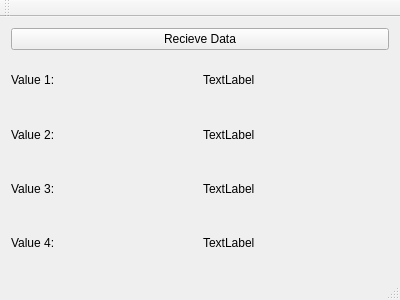
<?xml version="1.0" encoding="UTF-8"?>
<ui version="4.0">
 <class>MainWindow</class>
 <widget class="QMainWindow" name="MainWindow">
  <property name="geometry">
   <rect>
    <x>0</x>
    <y>0</y>
    <width>400</width>
    <height>300</height>
   </rect>
  </property>
  <property name="windowTitle">
   <string>Recieve Data from Serial Port</string>
  </property>
  <widget class="QWidget" name="centralWidget">
   <layout class="QVBoxLayout" name="verticalLayout">
    <item>
     <widget class="QPushButton" name="pushButton">
      <property name="text">
       <string>Recieve Data</string>
      </property>
     </widget>
    </item>
    <item>
     <layout class="QHBoxLayout" name="horizontalLayout" stretch="0,0">
      <property name="sizeConstraint">
       <enum>QLayout::SetFixedSize</enum>
      </property>
      <item>
       <widget class="QLabel" name="label_2">
        <property name="text">
         <string>&lt;html&gt;&lt;head/&gt;&lt;body&gt;&lt;p&gt;Value 1: &lt;/p&gt;&lt;/body&gt;&lt;/html&gt;</string>
        </property>
       </widget>
      </item>
      <item>
       <widget class="QLabel" name="Value1">
        <property name="text">
         <string>TextLabel</string>
        </property>
       </widget>
      </item>
     </layout>
    </item>
    <item>
     <layout class="QHBoxLayout" name="horizontalLayout_2">
      <item>
       <widget class="QLabel" name="label_5">
        <property name="text">
         <string>Value 2: </string>
        </property>
       </widget>
      </item>
      <item>
       <widget class="QLabel" name="Value2">
        <property name="text">
         <string>TextLabel</string>
        </property>
       </widget>
      </item>
     </layout>
    </item>
    <item>
     <layout class="QHBoxLayout" name="horizontalLayout_3">
      <item>
       <widget class="QLabel" name="label_6">
        <property name="text">
         <string>Value 3:</string>
        </property>
       </widget>
      </item>
      <item>
       <widget class="QLabel" name="Value3">
        <property name="text">
         <string>TextLabel</string>
        </property>
       </widget>
      </item>
     </layout>
    </item>
    <item>
     <layout class="QHBoxLayout" name="horizontalLayout_4">
      <item>
       <widget class="QLabel" name="label_7">
        <property name="text">
         <string>Value 4:</string>
        </property>
       </widget>
      </item>
      <item>
       <widget class="QLabel" name="Value4">
        <property name="text">
         <string>TextLabel</string>
        </property>
       </widget>
      </item>
     </layout>
    </item>
   </layout>
  </widget>
  <widget class="QMenuBar" name="menuBar">
   <property name="geometry">
    <rect>
     <x>0</x>
     <y>0</y>
     <width>400</width>
     <height>22</height>
    </rect>
   </property>
  </widget>
  <widget class="QToolBar" name="mainToolBar">
   <attribute name="toolBarArea">
    <enum>TopToolBarArea</enum>
   </attribute>
   <attribute name="toolBarBreak">
    <bool>false</bool>
   </attribute>
  </widget>
  <widget class="QStatusBar" name="statusBar"/>
 </widget>
 <layoutdefault spacing="6" margin="11"/>
 <resources/>
 <connections/>
</ui>
